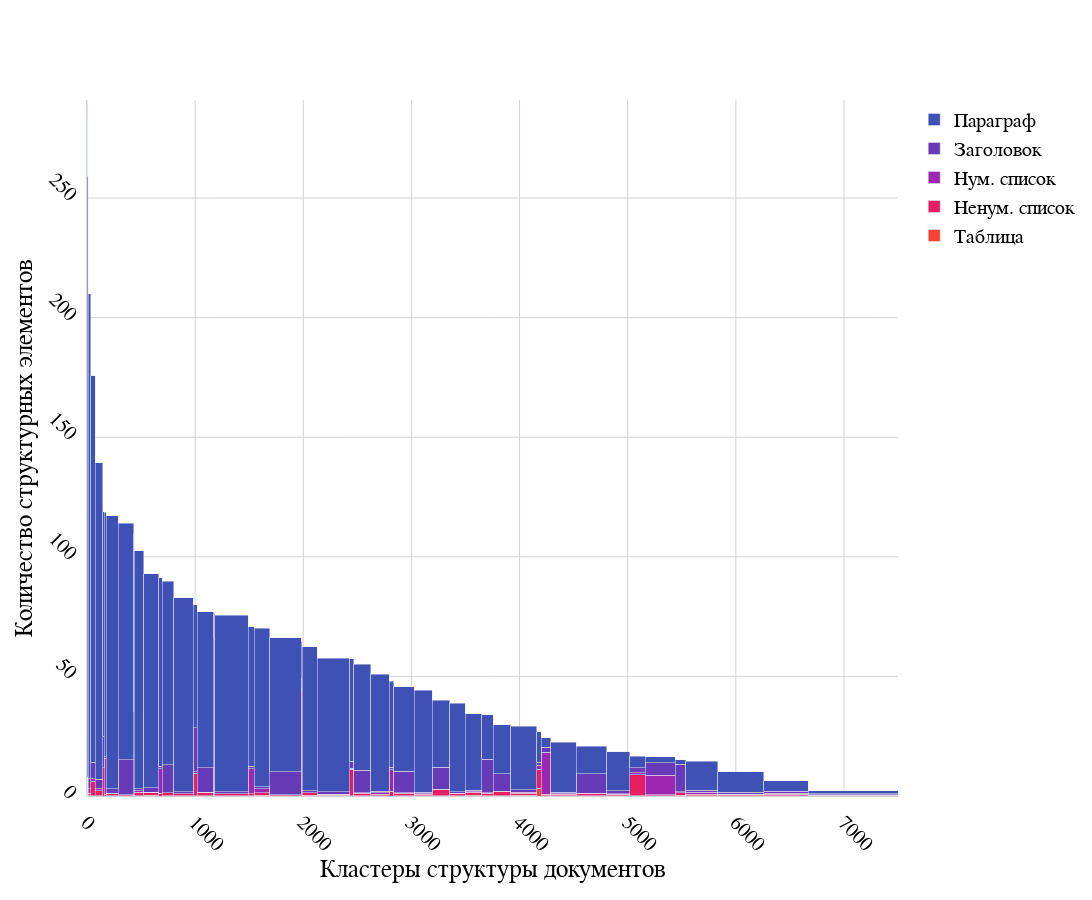

The notebook cell saved with this chart:
### Code cell
import plotly.graph_objects as go

from config import COLORS_D


fig = go.Figure()

for i, r in enumerate(sorted_clusters_cnt.transpose()):
    fig.add_trace(
        go.Bar(
            x=np.cumsum(sorted_widths)-sorted_widths, y=r,
            name=KEYS[i].capitalize(),
            width=sorted_widths,
            offset=0))

fig.update_layout(
    font=dict(family='Times New Roman', size=20, color='black'),
    plot_bgcolor='rgba(0, 0, 0, 0)',
    margin=dict(pad=10),
    colorway=COLORS_D,
    barmode='stack',
    width=1600,
    height=900)

fig.update_xaxes(
    title=dict(
        font=dict(family='Times New Roman', size=25, color='black'),
        text='Кластеры структуры документов'),
    zerolinecolor='lightgrey',
    gridcolor='lightgrey',
    tickformat='000', 
    showgrid=True, 
    tickangle=45, 
    ticklen=10)

fig.update_yaxes(
    title=dict(
        font=dict(family='Times New Roman', size=25, color='black'),
        text='Количество структурных элементов'),
    range=[0, max([sum(s) for s in scores])],
    zerolinecolor='lightgrey',
    gridcolor='lightgrey',
    tickformat='000',
    showgrid=True, 
    tickangle=45, 
    ticklen=10)

fig
